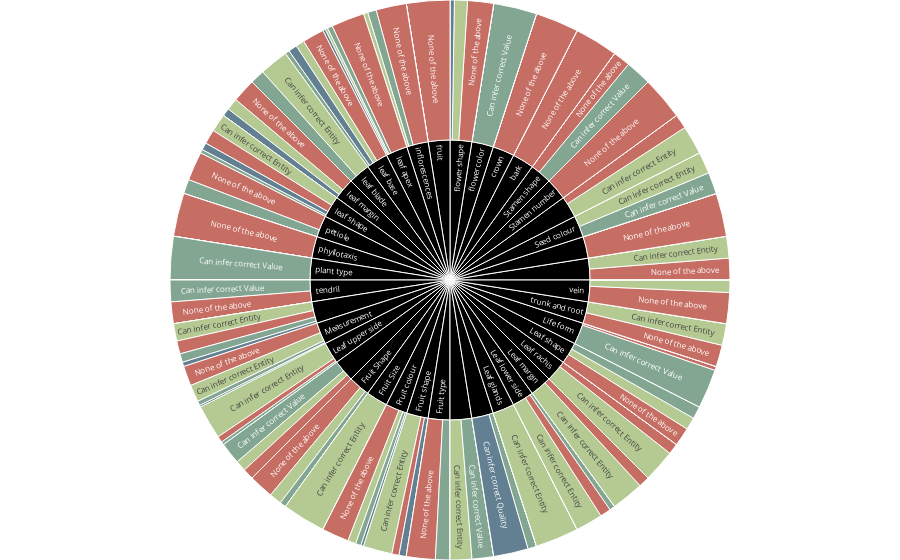

This figure's notebook cell:
### Markdown cell above
#### Percentage

### Code cell
labels = ['None of the above', 'Can infer correct Entity', 'Can infer correct Quality', 'Can infer correct Value']

colors = [
    'rgb(175, 49, 35)', 
    'rgb(151, 179, 100)',
    'rgb(33, 75, 99)',
    'rgb(79, 129, 102)',
      ]

color_dict = {label: color for color, label in zip(colors, labels)}
color_dict['(?)'] = 'black'

fig = px.sunburst(df_melt, 
                  path=['Main Trait', 'variable'], 
                  values='Percentage', 
                  color='variable',
                  color_discrete_map=color_dict)

fig.update_layout(
    margin = dict(t=0, l=0, r=0, b=0),
    uniformtext=dict(minsize=8, mode='hide')
)

fig.show()

folder_figures = "../../../reports/figures/"
file_name = "PxPlot_HTML_SurveysPerTrait_Percentage.html"
fig.write_html(F"{folder_figures}{file_name}")
file_name = "PxPlot_PDF_SurveysPerTrait_Percentage.pdf"
fig.write_image(F"{folder_figures}{file_name}")

### Figure 1 — Plotly figure (JSON) as saved in the notebook; plotly's stock layout.template omitted (floating-point values rounded to 4 significant figures; data arrays with more than 128 entries replaced by an {"elided": "..."} marker saying what was removed)
{"data": [{"branchvalues": "total", "customdata": {"elided": "200x1 str values"}, "domain": {"x": [0, 1], "y": [0, 1]}, "hovertemplate": "labels=%{label}<br>Percentage=%{value}<br>parent=%{parent}<br>id=%{id}<br>variable=%{customdata[0]}<extra></extra>", "ids": {"elided": "200 str values"}, "labels": {"elided": "200 str values"}, "marker": {"colors": {"elided": "200 str values"}}, "name": "", "parents": {"elided": "200 str values"}, "type": "sunburst", "values": {"elided": "200 float values"}}], "layout": {"legend": {"tracegroupgap": 0}, "margin": {"b": 0, "l": 0, "r": 0, "t": 0}, "uniformtext": {"minsize": 8, "mode": "hide"}}}
